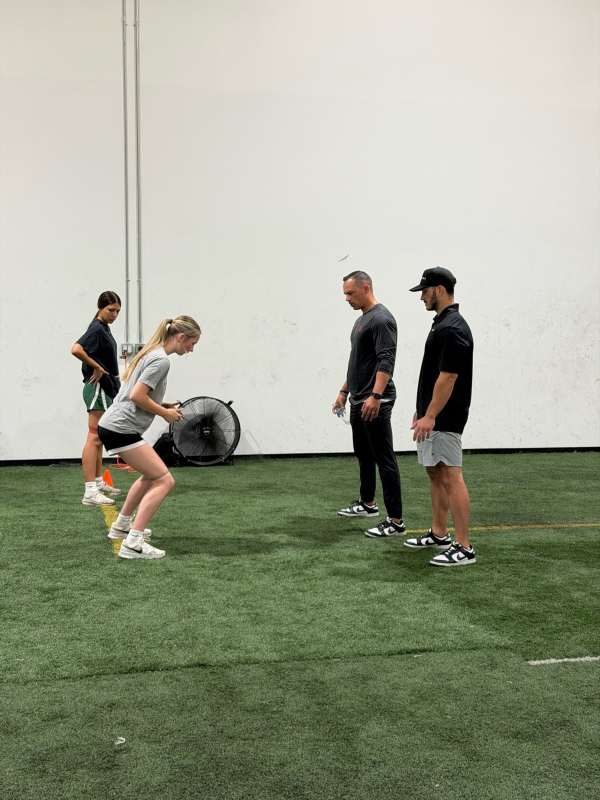
#> input picture images/assessment-band.jpg, 1200 x 1600 px (shown at 1/2 size)
$ python -i photo-grade.py   (imports and definitions only)
#> lines starting #> are read from the running program, lines starting #| are printed output that depends on the picture; after the words box and inside, x2 and y2 are one past the last pixel; in counts of white or black regions, pixels touching at a corner belong together
#> further down, picture is the input picture: PIL image 1200x1600 RGB; mean R, G, B 155.5, 160.7, 140.9
"""Valor photo grade: brighter v2 (9/15): +0.35 stop, shadow lift, highlight rolloff; kill the yellow gym cast, clean whites, cooler shadows, gentle contrast, light sharpen.
Usage: grade.py <in_dir_or_file>... --out <dir> [--long 2160]"""
import sys, os, glob, subprocess, tempfile
import numpy as np
from PIL import Image, ImageOps, ImageFilter, ImageEnhance

def srgb_to_lin(x): return np.where(x <= 0.04045, x / 12.92, ((x + 0.055) / 1.055) ** 2.4)
def lin_to_srgb(x): return np.where(x <= 0.0031308, x * 12.92, 1.055 * np.power(np.clip(x, 0, 1), 1 / 2.4) - 0.055)

def grade(im):
    a = np.asarray(im.convert("RGB")).astype(np.float32) / 255.0
    lin = srgb_to_lin(a)
    # 1. white balance from the bright neutral-ish pixels (walls/ceiling), pulled 85% toward neutral
    lum = lin.mean(axis=2)
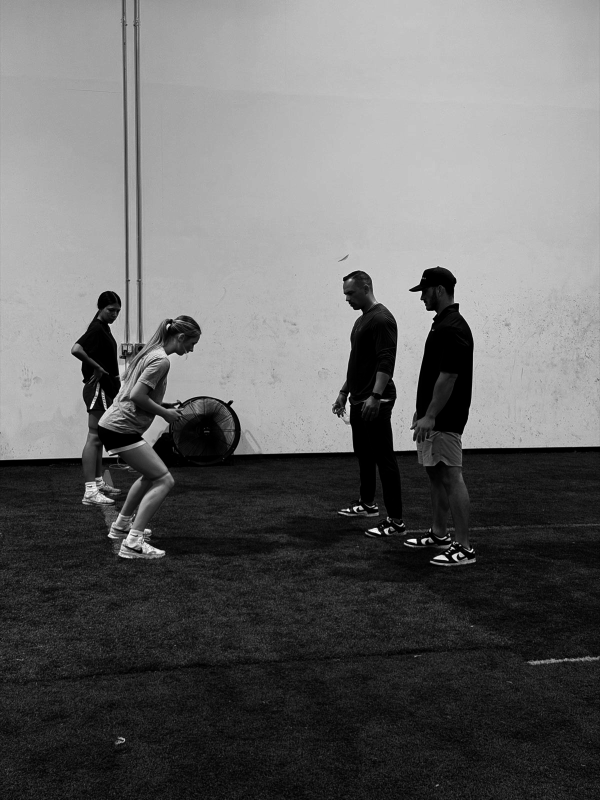
#> lum: shape (1600, 1200) float32 (shown at 1/2 size); min 0, max 0.997, mean 0.412
    mask = (lum > np.percentile(lum, 80)) & (lum < 0.98)
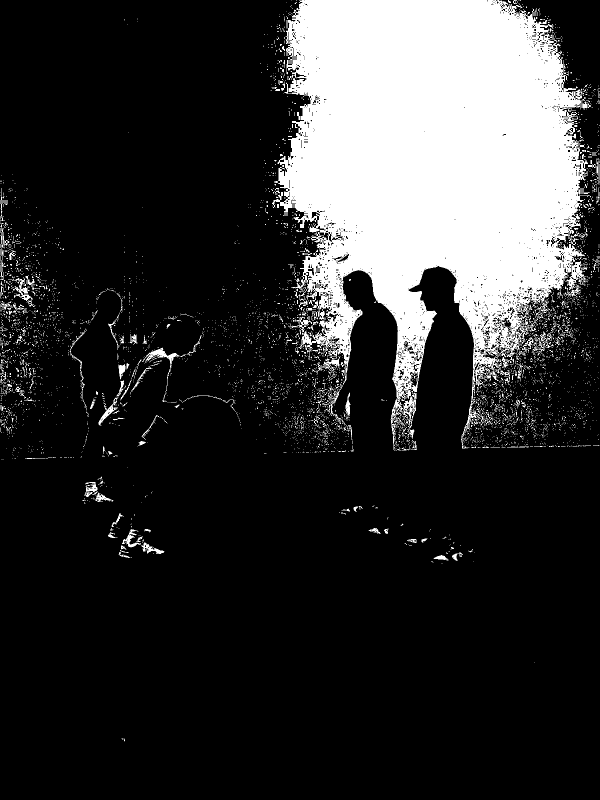
#> mask: shape (1600, 1200) bool (shown at 1/2 size); 19.5% white; 4733 white regions (4496 under 20 px), largest, box (x1, y1, x2, y2) and area: (544, 0, 1182, 901) 343020, (284, 695, 373, 782) 826, (16, 555, 66, 602) 601
    ref = lin[mask].mean(axis=0) if mask.sum() > 500 else lin.reshape(-1, 3).mean(axis=0)
#> ref = [0.775, 0.771, 0.714]
    gain = ref.mean() / ref
#> gain = [0.972, 0.977, 1.06]
    gain = 1 + 0.85 * (gain - 1)
#> gain = [0.976, 0.98, 1.05]
    lin = lin * gain
    # 2. gentle S-curve contrast in linear light + slight lift of blacks back
    x = np.clip(lin, 0, 1)
    x = x * 1.27; x = x + 0.018 * (1 - np.clip(x, 0, 1)); x = np.where(x > 0.75, 0.75 + (x - 0.75) * 0.72, x); x = np.clip(x, 0, 1)
    s = x - 0.5
    x = 0.5 + s * (1 + 0.18 * (1 - 4 * s * s))
    x = np.clip(x, 0, 1)
    # 3. cool the shadows slightly (Valor = red/black, not amber)
    w = np.clip(1 - x.mean(axis=2, keepdims=True) * 2.2, 0, 1)
    x = x + w * np.array([-0.006, 0.0, 0.012], dtype=np.float32)
    x = np.clip(x, 0, 1)
    out = (lin_to_srgb(x) * 255).round().astype(np.uint8)
    im2 = Image.fromarray(out)
    # 4. tame yellows a touch, keep reds punchy
    hsv = np.asarray(im2.convert("HSV")).astype(np.float32)
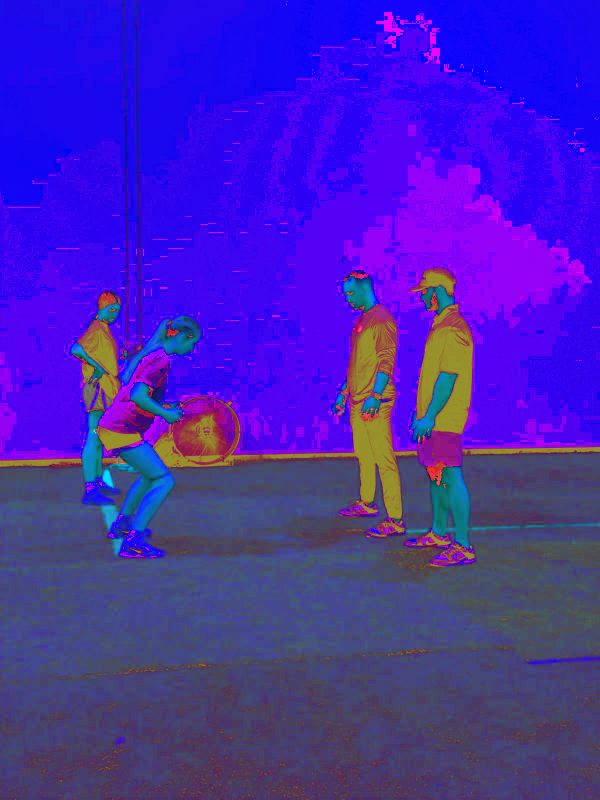
#> hsv: shape (1600, 1200, 3) float32 (shown at 1/2 size); mean R, G, B 70.5, 37.6, 177.2
    h, s_, v = hsv[..., 0], hsv[..., 1], hsv[..., 2]
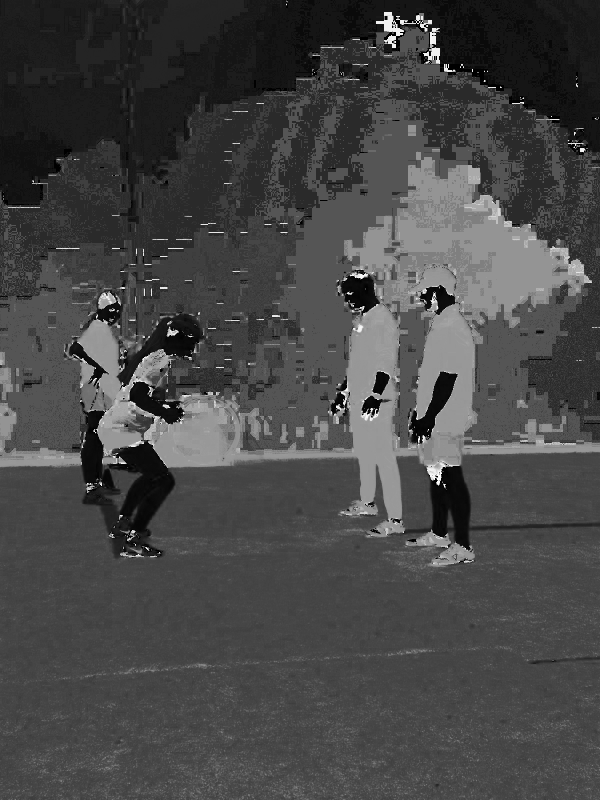
#> h: shape (1600, 1200) float32 (shown at 1/2 size); min 0, max 254, mean 70.5
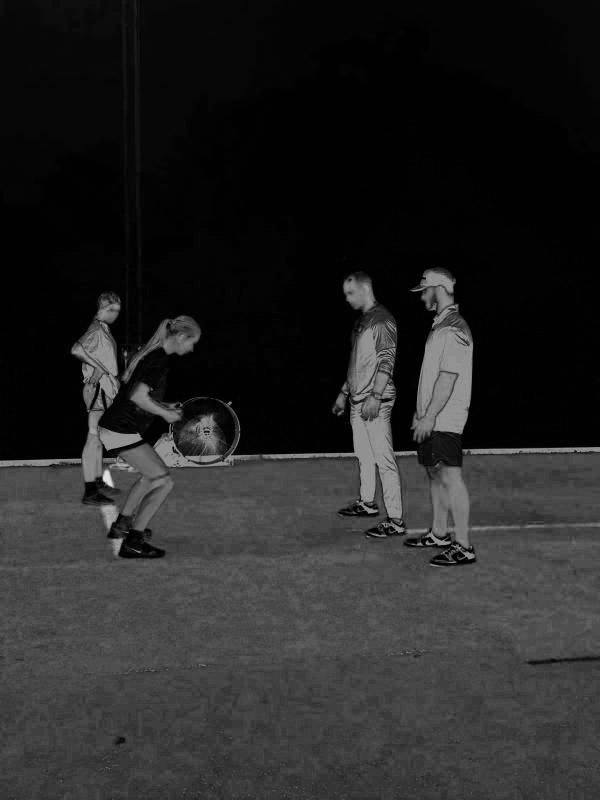
#> s_: shape (1600, 1200) float32 (shown at 1/2 size); min 0, max 223, mean 37.6
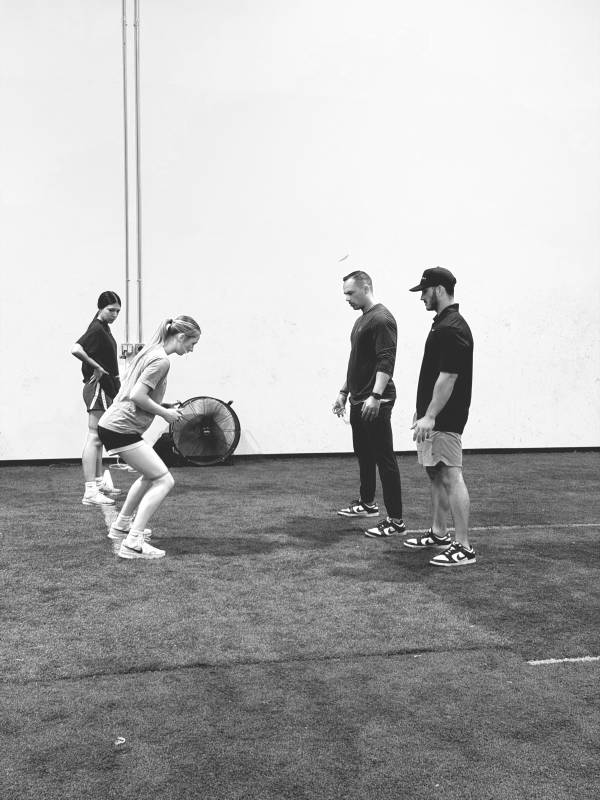
#> v: shape (1600, 1200) float32 (shown at 1/2 size); min 42, max 255, mean 177.5
    yellow = np.exp(-((h - 42) ** 2) / (2 * 9 ** 2))  # PIL hue 0-255; 42 ~ yellow
    s_ = s_ * (1 - 0.22 * yellow)
    red = np.exp(-((np.minimum(h, 255 - h)) ** 2) / (2 * 10 ** 2))
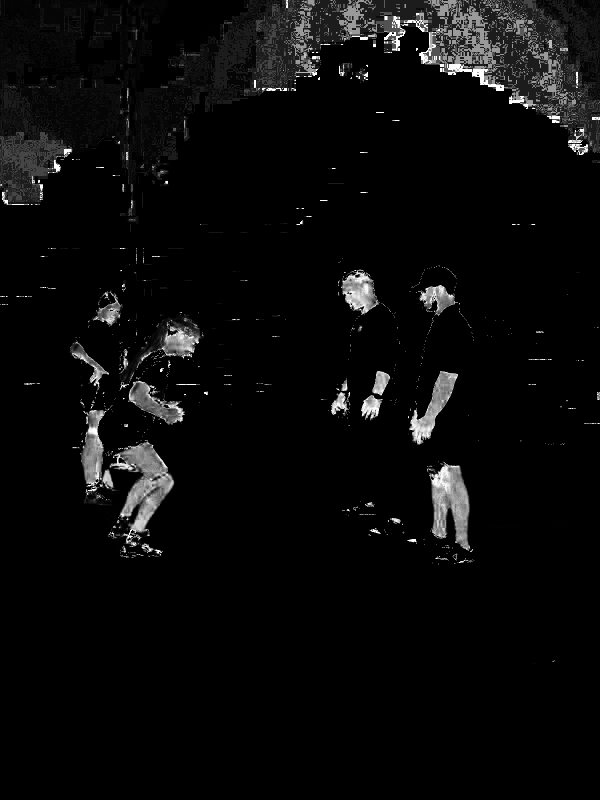
#> red: shape (1600, 1200) float32 (shown at 1/2 size); min 9.47e-36, max 1, mean 0.0393
    s_ = s_ * (1 + 0.10 * red)
    hsv[..., 1] = np.clip(s_, 0, 255)
    im2 = Image.fromarray(hsv.astype(np.uint8), "HSV").convert("RGB")
    im2 = ImageEnhance.Color(im2).enhance(0.97)
    im2 = im2.filter(ImageFilter.UnsharpMask(radius=1.6, percent=60, threshold=3))
    return im2

def main():
    args = sys.argv[1:]; out = args[args.index("--out") + 1]; long = int(args[args.index("--long") + 1]) if "--long" in args else 0
    srcs = [a for i, a in enumerate(args) if not a.startswith("--") and (i == 0 or args[i - 1] not in ("--out", "--long"))]
    files = []
    for s in srcs:
        files += sorted(f for f in glob.glob(s + "/*") if f.lower().endswith((".jpg", ".jpeg", ".heic"))) if os.path.isdir(s) else [s]
    os.makedirs(out, exist_ok=True)
    for f in files:
        src = f
        if f.lower().endswith(".heic"):
            tmp = tempfile.NamedTemporaryFile(suffix=".jpg", delete=False).name
            subprocess.run(["sips", "-s", "format", "jpeg", "-s", "formatOptions", "100", "-m", "/System/Library/ColorSync/Profiles/sRGB Profile.icc", f, "--out", tmp], check=True, capture_output=True)
            src = tmp
        im = ImageOps.exif_transpose(Image.open(src)).convert("RGB")
        g = grade(im)
        if long and max(g.size) > long:
            r = long / max(g.size); g = g.resize((round(g.width * r), round(g.height * r)), Image.LANCZOS)
        g.save(os.path.join(out, os.path.basename(f).rsplit(".", 1)[0] + ".jpg"), quality=92, subsampling=1, optimize=True)
        print(os.path.basename(f))

# [1 line not run here, left out]

>>> from PIL import Image
>>> picture = Image.open('../images/assessment-band.jpg')
>>> result = grade(picture)

$ run again, on images/assessment-floor.jpg
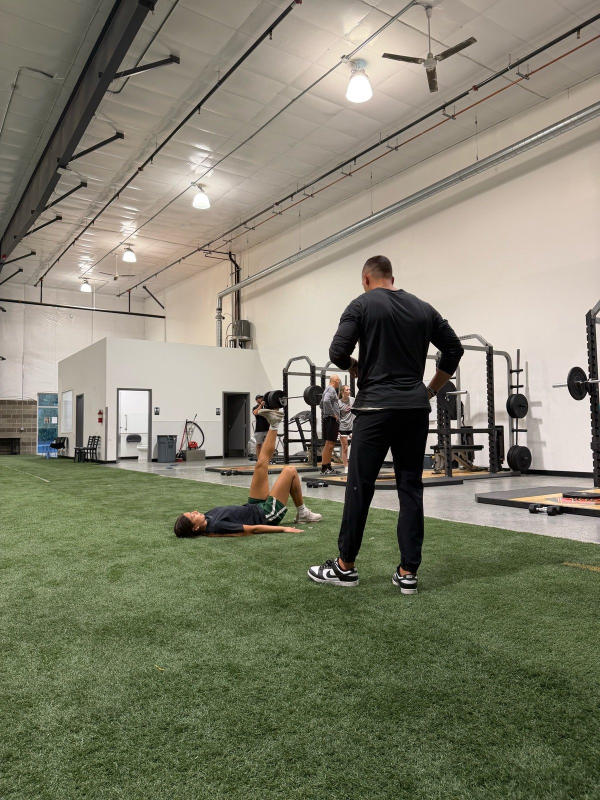
#> input picture images/assessment-floor.jpg, 1200 x 1600 px (shown at 1/2 size)
#> picture is the input picture: PIL image 1200x1600 RGB; mean R, G, B 127.2, 126.5, 106.7
#> in grade, `mask = (lum > np.percentile(lum, 80)) & (lum < 0.98)`:
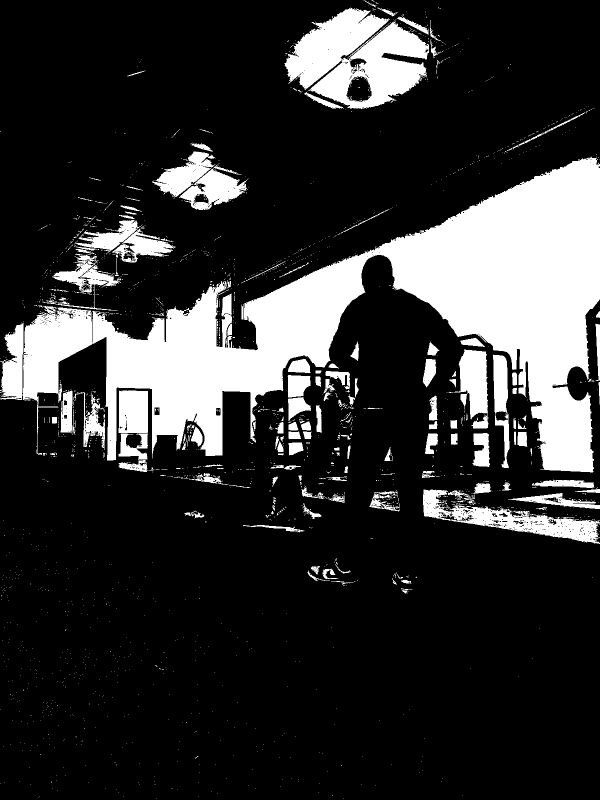
#> mask: shape (1600, 1200) bool (shown at 1/2 size); 19.8% white; 1939 white regions (1761 under 20 px), largest, box (x1, y1, x2, y2) and area: (46, 313, 1200, 945) 249141, (569, 15, 858, 218) 34896, (846, 978, 1200, 1088) 11927
#> ref = [0.684, 0.611, 0.537]
#> in grade, `gain = ref.mean() / ref`: gain = [0.893, 0.999, 1.14]
#> in grade, `gain = 1 + 0.85 * (gain - 1)`: gain = [0.909, 0.999, 1.12]
#> in grade, `yellow = np.exp(-((h - 42) ** 2) / (2 * 9 ** 2))`:
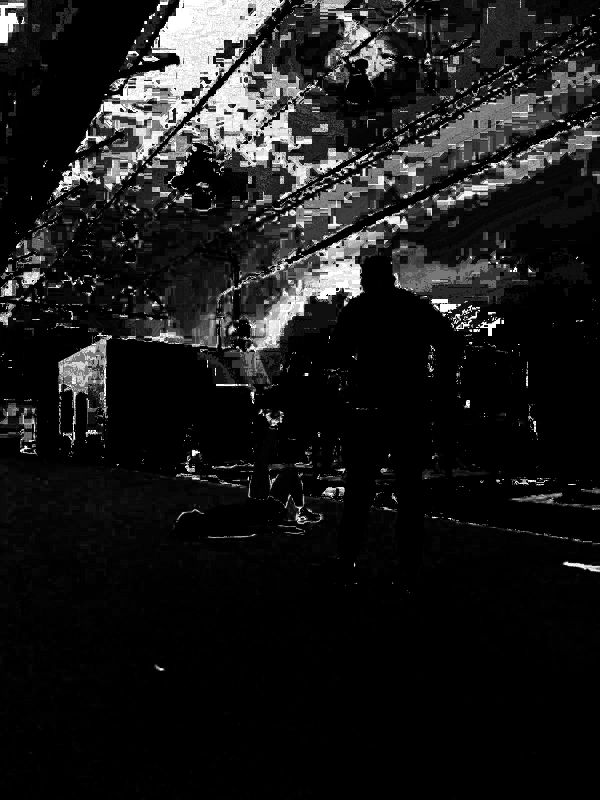
#> yellow: shape (1600, 1200) float32 (shown at 1/2 size); min 0, max 1, mean 0.107

$ run again, on images/og-assessment.jpg
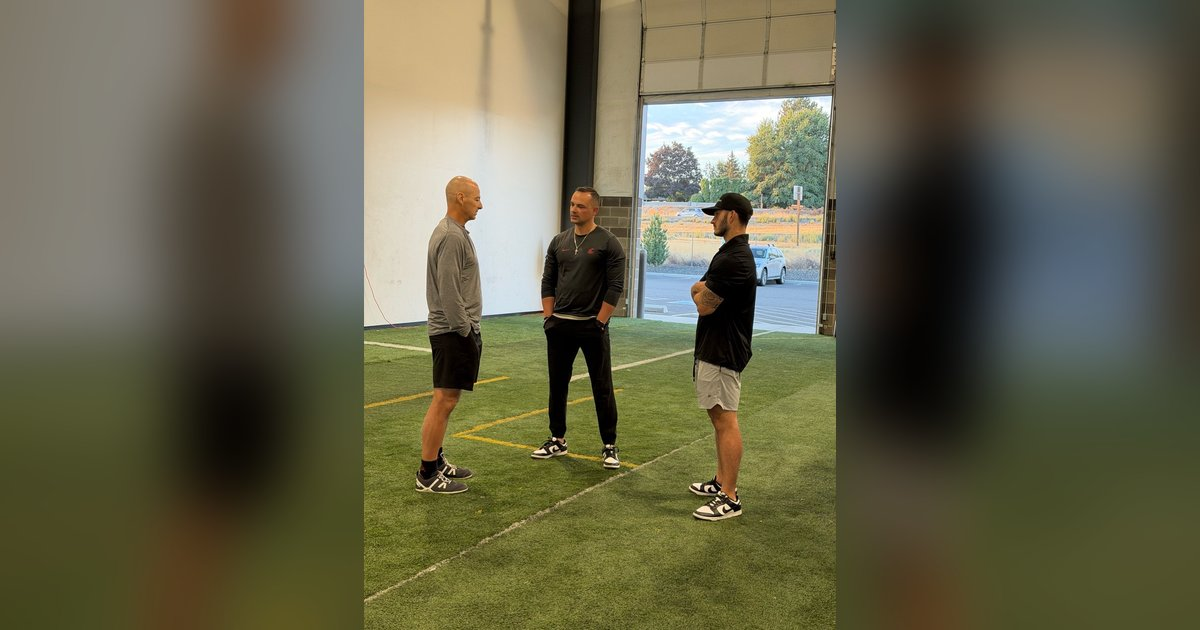
#> input picture images/og-assessment.jpg, 1200 x 630 px
#> picture is the input picture: PIL image 1200x630 RGB; mean R, G, B 100.6, 98.3, 74
#> in grade, `mask = (lum > np.percentile(lum, 80)) & (lum < 0.98)`:
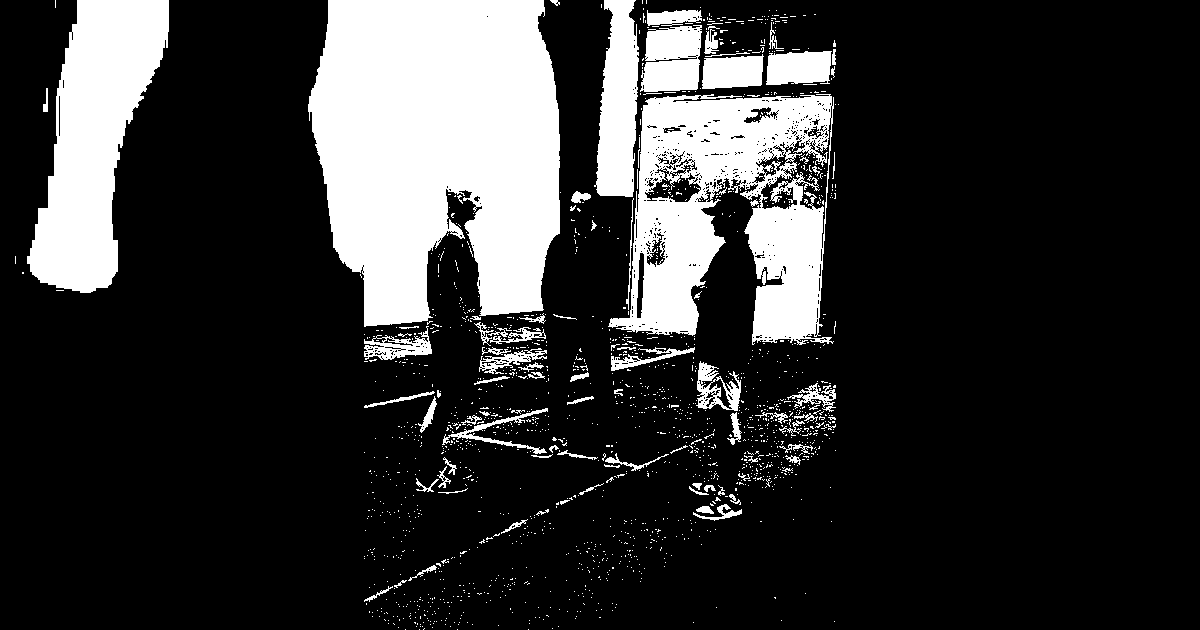
#> mask: shape (630, 1200) bool; 19.8% white; 1638 white regions (1548 under 20 px), largest, box (x1, y1, x2, y2) and area: (308, 0, 560, 327) 65992, (608, 94, 834, 345) 32787, (27, 0, 169, 293) 23188
#> ref = [0.458, 0.434, 0.353]
#> in grade, `gain = ref.mean() / ref`: gain = [0.905, 0.957, 1.18]
#> in grade, `gain = 1 + 0.85 * (gain - 1)`: gain = [0.919, 0.963, 1.15]
#> in grade, `hsv[..., 1] = np.clip(s_, 0, 255)`:
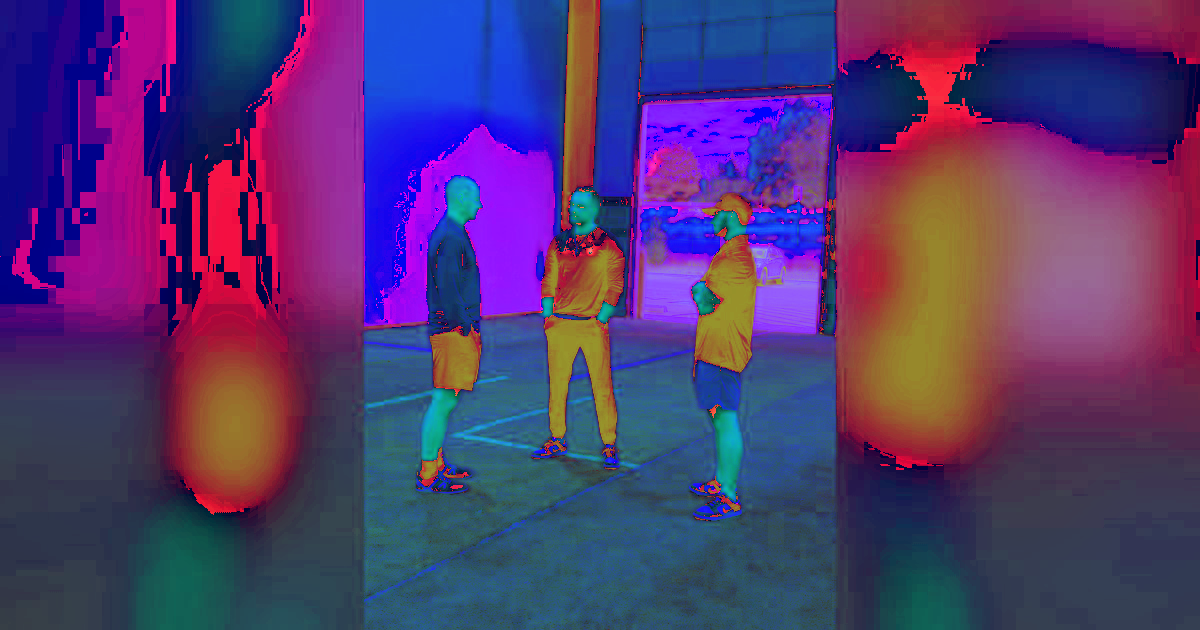
#> hsv: shape (630, 1200, 3) float32; mean R, G, B 83.5, 55.1, 112.8
